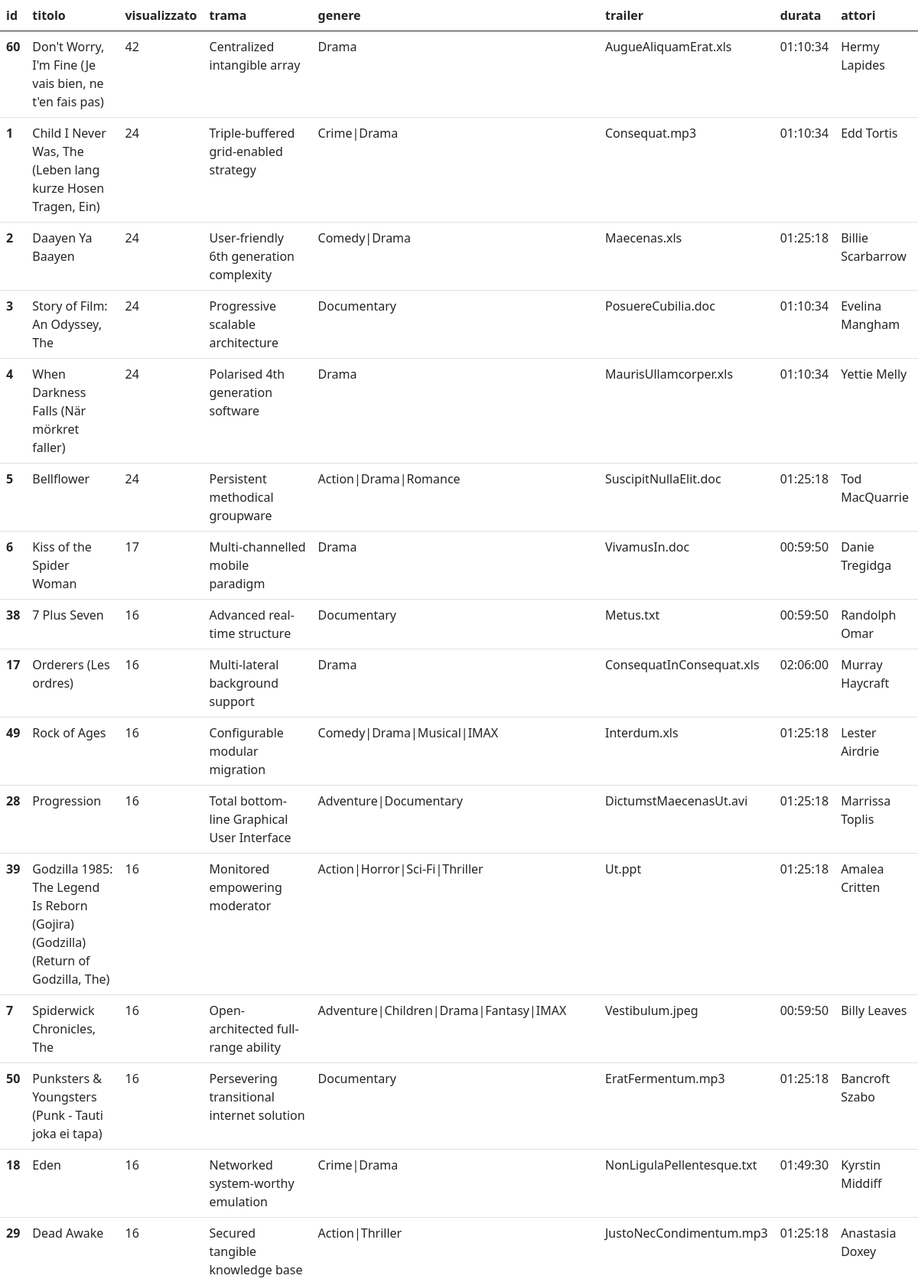
The page /film-piu-visualizzati.php (upper part) on the database its author committed.
### tables this page shows
CREATE TABLE `film` (
  `id` int NOT NULL AUTO_INCREMENT,
  `trama` varchar(255) DEFAULT NULL,
  `genere` varchar(255) NOT NULL,
  `trailer` varchar(255) NOT NULL,
  `durata` time NOT NULL,
  `titolo` varchar(255) NOT NULL,
  `attori` varchar(255) NOT NULL,
  `anno` year NOT NULL,
  PRIMARY KEY (`id`)
);

### film-piu-visualizzati.php (the view, shortened to what this page needs)
<!DOCTYPE html>
<html lang="en">
<head>
    <link href="https://cdn.jsdelivr.net/npm/bootstrap@5.0.1/dist/css/bootstrap.min.css" rel="stylesheet">
    <script src="https://cdn.jsdelivr.net/npm/bootstrap@5.0.1/dist/js/bootstrap.min.js"></script></head>
<body>
<?php
$hostname = "localhost";
$dbname = "easytrain";
$user = "root";
$pass = "1234";
try {
    $db = new PDO ("mysql:host=$hostname;dbname=$dbname", $user, $pass);
} catch (PDOException $e) {
    echo "Errore: " . $e->getMessage();
    die();
}
$query = 'select count(*) numero_visualizzazione, id, fk_film, titolo, trama, durata, attori, anno, genere, trailer
          from visualizza, film
          where fk_film = id and data >= \'2020-05-31\' and data < \'2021-05-31\'
          group by fk_film
          order by count(*) desc';
$rows = $db->query($query);
echo '<table class="table">
  <thead>
    <tr>
      <th scope="col">id</th>
      <th scope="col">titolo</th>
      <th scope="col">visualizzato</th>
      <th scope="col">trama</th>
      <th scope="col">genere</th>
      <th scope="col">trailer</th>
      <th scope="col">durata</th>
      <th scope="col">attori</th>
    </tr>
  </thead>
  <tbody>';
foreach ($rows as $row) {
    echo     "<tr>
      <th>{$row["id"]}</th>
      <td>{$row["titolo"]}</td>
      <td>{$row["numero_visualizzazione"]}</td>
      <td>{$row["trama"]}</td>
      <td>{$row["genere"]}</td>
      <td>{$row["trailer"]}</td>
      <td>{$row["durata"]}</td>
      <td>{$row["attori"]}</td>
    </tr>";
}
echo  '</tbody></table>';

### rows shown on the page
film: id "60", titolo "Don't Worry, I'm Fine (Je vais bien, ne t'en fais pas)", numero_visualizzazione "42", trama "Centralized intangible array", genere "Drama", trailer "AugueAliquamErat.xls", durata "01:10:34", attori "Hermy Lapides"
film: id "1", titolo "Child I Never Was, The (Leben lang kurze Hosen Tragen, Ein)", numero_visualizzazione "24", trama "Triple-buffered grid-enabled strategy", genere "Crime|Drama", trailer "Consequat.mp3", durata "01:10:34", attori "Edd Tortis"
film: id "2", titolo "Daayen Ya Baayen", numero_visualizzazione "24", trama "User-friendly 6th generation complexity", genere "Comedy|Drama", trailer "Maecenas.xls", durata "01:25:18", attori "Billie Scarbarrow"
film: id "3", titolo "Story of Film: An Odyssey, The", numero_visualizzazione "24", trama "Progressive scalable architecture", genere "Documentary", trailer "PosuereCubilia.doc", durata "01:10:34", attori "Evelina Mangham"
film: id "4", titolo "When Darkness Falls (När mörkret faller)", numero_visualizzazione "24", trama "Polarised 4th generation software", genere "Drama", trailer "MaurisUllamcorper.xls", durata "01:10:34", attori "Yettie Melly"
film: id "5", titolo "Bellflower", numero_visualizzazione "24", trama "Persistent methodical groupware", genere "Action|Drama|Romance", trailer "SuscipitNullaElit.doc", durata "01:25:18", attori "Tod MacQuarrie"
film: id "6", titolo "Kiss of the Spider Woman", numero_visualizzazione "17", trama "Multi-channelled mobile paradigm", genere "Drama", trailer "VivamusIn.doc", durata "00:59:50", attori "Danie Tregidga"
film: id "38", titolo "7 Plus Seven", numero_visualizzazione "16", trama "Advanced real-time structure", genere "Documentary", trailer "Metus.txt", durata "00:59:50", attori "Randolph Omar"
film: id "17", titolo "Orderers (Les ordres)", numero_visualizzazione "16", trama "Multi-lateral background support", genere "Drama", trailer "ConsequatInConsequat.xls", durata "02:06:00", attori "Murray Haycraft"
film: id "49", titolo "Rock of Ages", numero_visualizzazione "16", trama "Configurable modular migration", genere "Comedy|Drama|Musical|IMAX", trailer "Interdum.xls", durata "01:25:18", attori "Lester Airdrie"
film: id "28", titolo "Progression", numero_visualizzazione "16", trama "Total bottom-line Graphical User Interface", genere "Adventure|Documentary", trailer "DictumstMaecenasUt.avi", durata "01:25:18", attori "Marrissa Toplis"
film: id "39", titolo "Godzilla 1985: The Legend Is Reborn (Gojira) (Godzilla) (Return of Godzilla, The)", numero_visualizzazione "16", trama "Monitored empowering moderator", genere "Action|Horror|Sci-Fi|Thriller", trailer "Ut.ppt", durata "01:25:18", attori "Amalea Critten"
film: id "7", titolo "Spiderwick Chronicles, The", numero_visualizzazione "16", trama "Open-architected full-range ability", genere "Adventure|Children|Drama|Fantasy|IMAX", trailer "Vestibulum.jpeg", durata "00:59:50", attori "Billy Leaves"
film: id "50", titolo "Punksters & Youngsters (Punk - Tauti joka ei tapa)", numero_visualizzazione "16", trama "Persevering transitional internet solution", genere "Documentary", trailer "EratFermentum.mp3", durata "01:25:18", attori "Bancroft Szabo"
film: id "18", titolo "Eden", numero_visualizzazione "16", trama "Networked system-worthy emulation", genere "Crime|Drama", trailer "NonLigulaPellentesque.txt", durata "01:49:30", attori "Kyrstin Middiff"
film: id "29", titolo "Dead Awake", numero_visualizzazione "16", trama "Secured tangible knowledge base", genere "Action|Thriller", trailer "JustoNecCondimentum.mp3", durata "01:25:18", attori "Anastasia Doxey"
